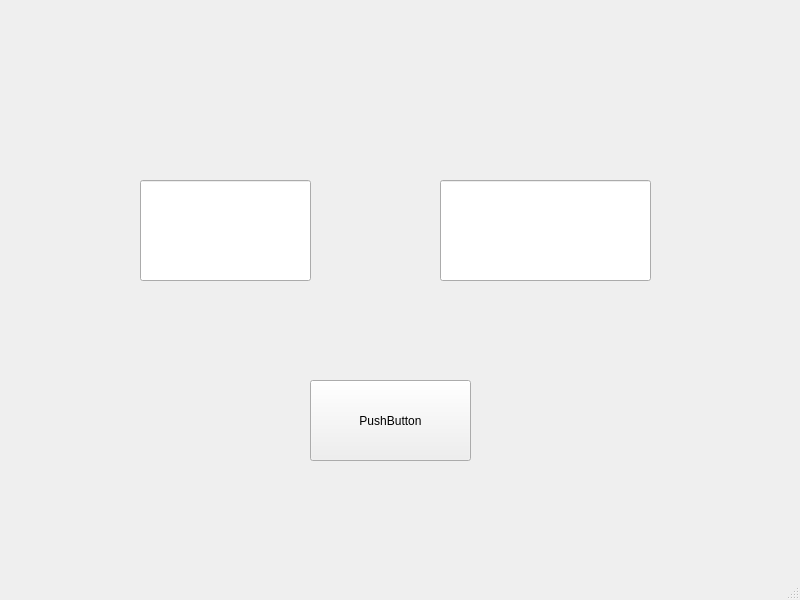
<?xml version="1.0" encoding="UTF-8"?>
<ui version="4.0">
 <class>MainWindow</class>
 <widget class="QMainWindow" name="MainWindow">
  <property name="geometry">
   <rect>
    <x>0</x>
    <y>0</y>
    <width>800</width>
    <height>600</height>
   </rect>
  </property>
  <property name="windowTitle">
   <string>MainWindow</string>
  </property>
  <widget class="QWidget" name="centralwidget">
   <widget class="QPushButton" name="pushButton">
    <property name="geometry">
     <rect>
      <x>310</x>
      <y>380</y>
      <width>161</width>
      <height>81</height>
     </rect>
    </property>
    <property name="text">
     <string>PushButton</string>
    </property>
   </widget>
   <widget class="QLineEdit" name="lineEdit">
    <property name="geometry">
     <rect>
      <x>140</x>
      <y>180</y>
      <width>171</width>
      <height>101</height>
     </rect>
    </property>
   </widget>
   <widget class="QLineEdit" name="lineEdit_2">
    <property name="geometry">
     <rect>
      <x>440</x>
      <y>180</y>
      <width>211</width>
      <height>101</height>
     </rect>
    </property>
   </widget>
  </widget>
  <widget class="QMenuBar" name="menubar">
   <property name="geometry">
    <rect>
     <x>0</x>
     <y>0</y>
     <width>800</width>
     <height>26</height>
    </rect>
   </property>
  </widget>
  <widget class="QStatusBar" name="statusbar"/>
 </widget>
 <resources/>
 <connections/>
</ui>
